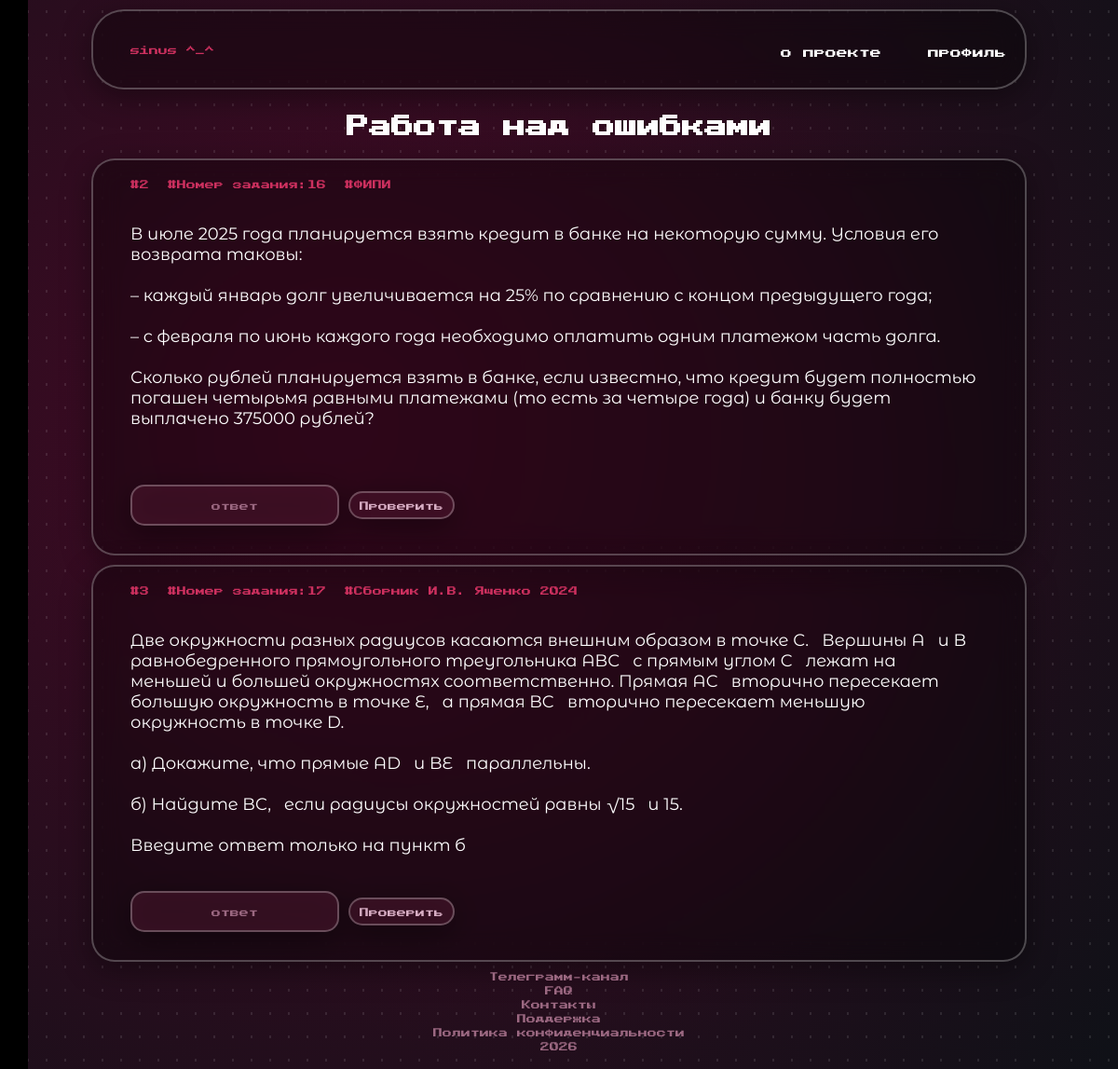
Page /mistakes (signed in) on the earlier database version.
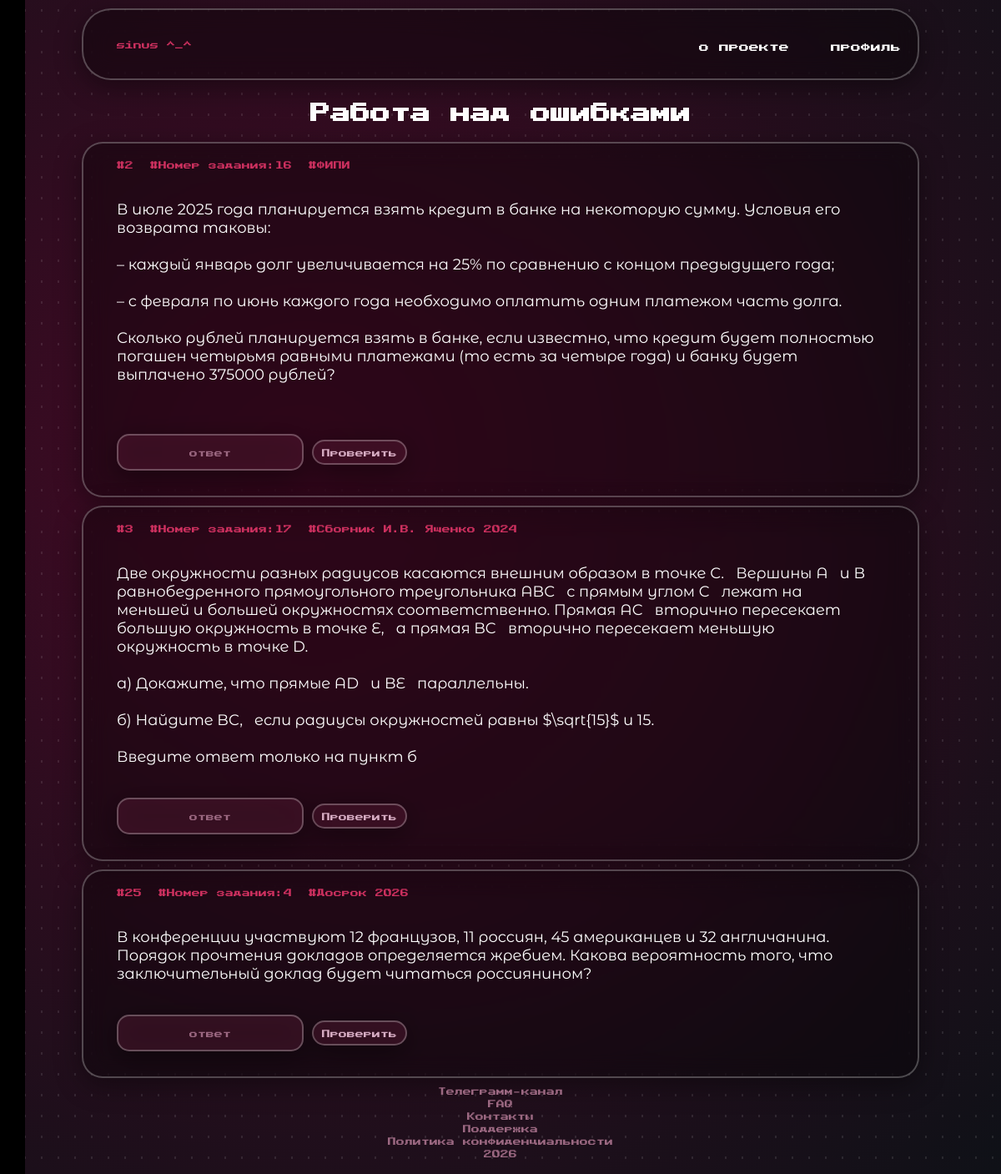
Same page on the later database version.
### tables this page shows
CREATE TABLE tasks(
            id INTEGER PRIMARY KEY,
            number INTEGER,
            source TEXT,
            text TEXT,
            solution TEXT,
            answer TEXT
        , image TEXT);

### routes/tasks.py (the view)
@tasks_bp.route('/mistakes')
@regs_only
def mistakes():
    user_id = session.get('user_id')
    conn = get_db()
    cur = conn.cursor()
    cur.execute('''
        SELECT tasks.* FROM tasks
        JOIN user_tasks ON tasks.id=user_tasks.task_id
        WHERE user_tasks.user_id=? AND user_tasks.status="Неправильно!"
    ''', (user_id,))
    tasks_list = cur.fetchall()
    conn.close()
    return render_template('mistakes.html', tasks=tasks_list)

### database.py (called while the page is built)
def get_db():
    conn = sqlite3.connect(DATABASE)
    conn.row_factory = sqlite3.Row
    return conn

### templates/mistakes.html (shortened to what this page needs)
<!DOCTYPE html>
<html>
    <head>
        <link rel="stylesheet" href="{{ url_for('static', filename='css/style.css') }}">
        <link rel="stylesheet" href="https://cdn.jsdelivr.net/npm/katex@0.16.9/dist/katex.min.css">
    </head>
    <body>
        <header class="header" style="width:80%;">
            <ul class="header__list1">
                <li>
                    <p class="classification main_Thing">sinus ^_^</p>
                </li>
            </ul>
            <ul class="header__list2">
                <li>
                    <a href="{{url_for('main.about')}}" class="lighttext main_Thing">о проекте</a>
                </li>
                <li>
                    <a href="{{url_for('auth.profile')}}" class="lighttext main_Thing">профиль</a>
                </li>
            </ul>
        </header>
        {% if tasks %}
            <h2 class="heading h2heading">Работа над ошибками</h2>
            {% for task in tasks %}
                <div class="task">
                    <div class="tasksClasses">
                        <p class="classification">#{{task['id']}}</p>
                        <p class="classification">#Номер задания:{{task['number']}}
                        <p class="classification">#{{task['source']}}</p>
                    </div>
                    <p class="taskText">{{task['text']}}</p>
                    <div class="phoneButtons filterButtons">
                        <input id="input-{{ task['id'] }}" class="lightBox buttons" placeholder="ответ">
                        <button onclick="checkAnswer({{ task['id'] }})" class="lightBox buttons">Проверить</button>
                    </div>
                </div>
            {% endfor %}
        {%endif%}
        <ul class="smallInfo">
            <li><a href="https://t.me/karznl">Телеграмм-канал</a></li>
            <li><a href="/">FAQ</a></li>
            <li><button class="textButton" onclick="openContacts()">Контакты</button></li>
            <li><a href="/">Поддержка</a></li>
            <li><a href="{{url_for('main.privacypolicy')}}">Политика конфиденциальности</a></li>
            <li>2026</li>
        </ul>
        <div class="sidebar" id="sidebar">
            <a href="{{url_for('main.error')}}" class="name">настя синус</a>
            <ul class="listThings">
                <li><a href="{{url_for('main.home')}}" class="lighttext sidebar_text">Основная страница</a></li>
                <li><a href="{{url_for('tasks.tasks')}}" class="lighttext sidebar_text">Банк заданий</a></li>
                <li><a href="{{url_for('tasks.tests')}}" class="lighttext sidebar_text">Варианты уровня ЕГЭ</a></li>
                <li><a href="{{url_for('tasks.mistakes')}}" class="lighttext sidebar_text">Работа над ошибками</a></li>
                <li><a href="{{url_for('tasks.statistics')}}" class="lighttext sidebar_text">Статистика</a></li>
                <li><a href="{{url_for('auth.logout')}}" class="lighttext sidebar_text">Выход</a></li>
            </ul>
        </div>
    </body>
    </body>
</html>

Differences in the rows shown:
changed tasks id 3: text "…если радиусы окружностей равны √15 и 15. Введите ответ…" → "…если радиусы окружностей равны $\\sqrt{15}$ и 15. Введите ответ…"
added tasks: id "25", number "4", source "Досрок 2026", text "В конференции участвуют 12 французов, 11 россиян, 45 американцев и 32 англичанина. Порядок прочтения докладов определяется жребием. Какова вероятность того, что заключительный доклад будет читаться россиянином?"
